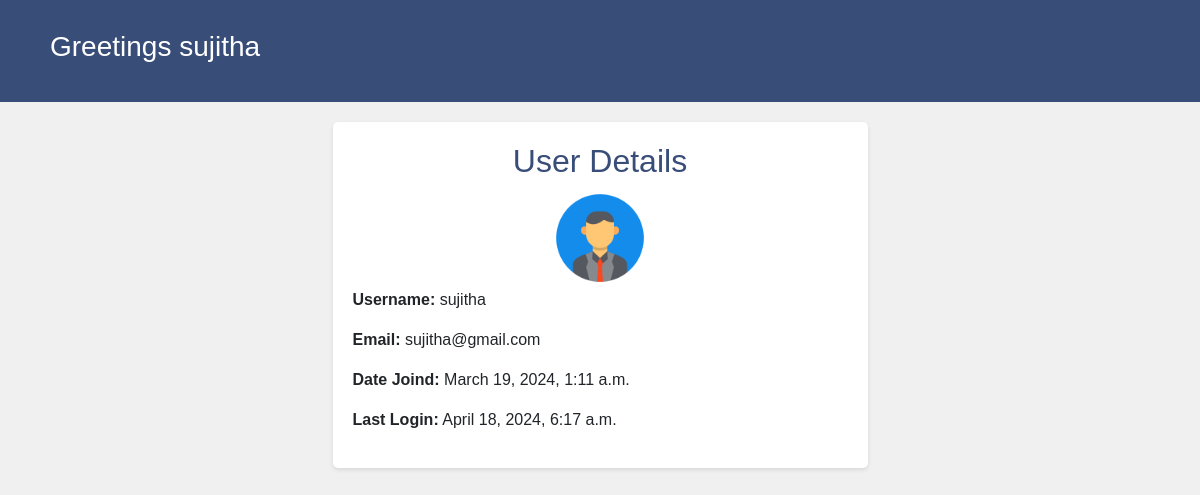
The app's page /profile/ (signed in), older data.
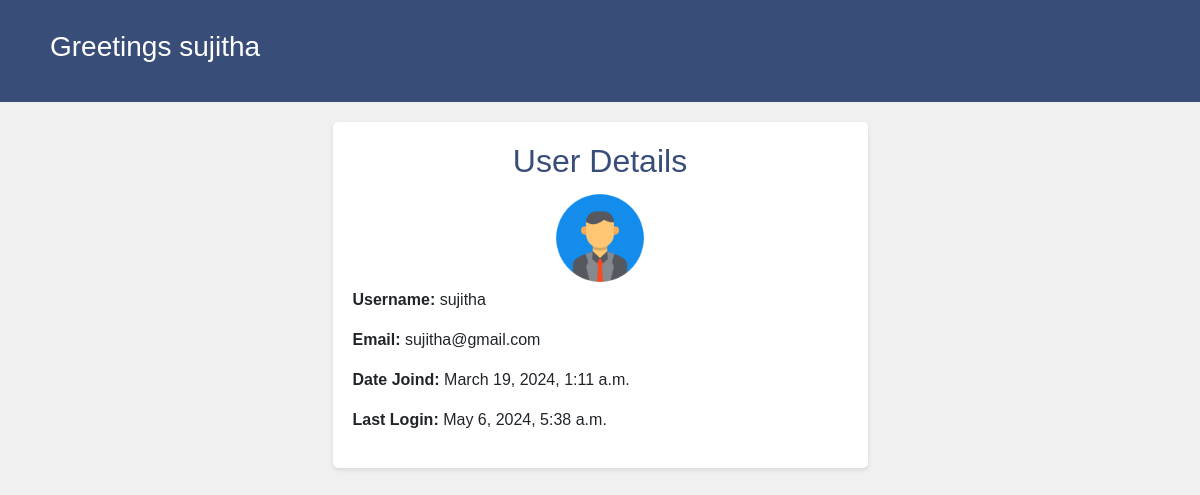
The same page, newer data.
### MyApp/models.py (models this page shows)
class User(AbstractUser):
    class Role(models.TextChoices):
        ADMIN = "ADMIN", "Admin"
        USER = "USER", "User"
        OFFICER = "OFFICER", "Officer"
    role = models.CharField(
        max_length=50,
        choices=Role.choices,
        default=Role.USER,
    )
    groups = models.ManyToManyField(
        Group,
        verbose_name="Groups",
        blank=True,
        related_name="myapp_user_set",
        related_query_name="user",
    )
    user_permissions = models.ManyToManyField(
        Permission,
        verbose_name="User Permissions",
        blank=True,
        related_name="myapp_user_set",
        related_query_name="user",
    )

### MyApp/views.py (the view)
# urls.py: path('profile/',views.user_profile, name='user_profile'),
@login_required
def user_profile(request):
    user = request.user
    return render(request, 'user_profile.html', {'user': user})

### templates/user_profile.html (shortened to what this page needs)
{% load static %}
<!DOCTYPE html>
<html lang="en">
<head>
    <link href="https://stackpath.bootstrapcdn.com/bootstrap/4.5.2/css/bootstrap.min.css" rel="stylesheet">
</head>
<body>
    <header>
        <div class="container">
            <h3>Greetings {{user.username}}</h3>
        </div>
    </header>
    <div class="container">
        <div class="row">
            <div class="col-md-6 offset-md-3">
                <div class="profile-info">
                    <h2><center>User Details</center></h2>
                    <center><img src="{% static 'assets/img/profilepicture.png' %}" alt="Profile Picture" style="width: 100px; height: 100px;"></center>
                    <p><strong>Username:</strong> {{ user.username }}</p>
                    <p><strong>Email:</strong> {{ user.email }}</p>
                    <p><strong>Date Joind:</strong> {{ user.date_joined }}</p>
                    <p><strong>Last Login:</strong> {{ user.last_login }}</p>
                </div>
            </div>
        </div>
    </div>
</body>
</html>

Row changes from the older to the newer data that the page shows:
changed User "sujitha": last_login "April 18, 2024, 6:17 a.m." → "May 6, 2024, 5:38 a.m."
